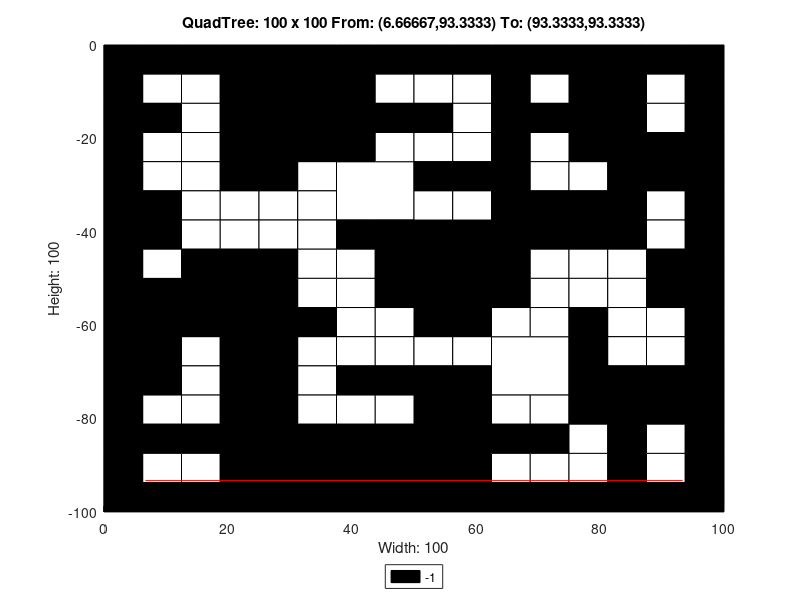

MATLAB code for this plot:
axis([0 100 -100 0]);
title('QuadTree: 100 x 100 From: (6.66667,93.3333) To: (93.3333,93.3333)');
xlabel('Width: 100');
ylabel('Height: 100');
rectangle('Position',[25 -12.5 12.5 12.5], 'FaceColor',[0 0 0]);
rectangle('Position',[25 -25 12.5 12.5], 'FaceColor',[0 0 0]);
rectangle('Position',[37.5 -37.5 12.5 12.5], 'FaceColor',[1 1 1]);
rectangle('Position',[75 -12.5 12.5 12.5], 'FaceColor',[0 0 0]);
rectangle('Position',[75 -25 12.5 12.5], 'FaceColor',[0 0 0]);
rectangle('Position',[50 -50 12.5 12.5], 'FaceColor',[0 0 0]);
rectangle('Position',[0 -62.5 12.5 12.5], 'FaceColor',[0 0 0]);
rectangle('Position',[12.5 -62.5 12.5 12.5], 'FaceColor',[0 0 0]);
rectangle('Position',[0 -75 12.5 12.5], 'FaceColor',[0 0 0]);
rectangle('Position',[25 -100 12.5 12.5], 'FaceColor',[0 0 0]);
rectangle('Position',[37.5 -100 12.5 12.5], 'FaceColor',[0 0 0]);
rectangle('Position',[50 -62.5 12.5 12.5], 'FaceColor',[0 0 0]);
rectangle('Position',[62.5 -75 12.5 12.5], 'FaceColor',[1 1 1]);
rectangle('Position',[50 -87.5 12.5 12.5], 'FaceColor',[0 0 0]);
rectangle('Position',[50 -100 12.5 12.5], 'FaceColor',[0 0 0]);
rectangle('Position',[0 -6.25 6.25 6.25], 'FaceColor',[0 0 0]);
rectangle('Position',[6.25 -6.25 6.25 6.25], 'FaceColor',[0 0 0]);
rectangle('Position',[0 -12.5 6.25 6.25], 'FaceColor',[0 0 0]);
rectangle('Position',[6.25 -12.5 6.25 6.25], 'FaceColor',[1 1 1]);
rectangle('Position',[12.5 -6.25 6.25 6.25], 'FaceColor',[0 0 0]);
rectangle('Position',[18.75 -6.25 6.25 6.25], 'FaceColor',[0 0 0]);
rectangle('Position',[12.5 -12.5 6.25 6.25], 'FaceColor',[1 1 1]);
rectangle('Position',[18.75 -12.5 6.25 6.25], 'FaceColor',[0 0 0]);
rectangle('Position',[0 -18.75 6.25 6.25], 'FaceColor',[0 0 0]);
rectangle('Position',[6.25 -18.75 6.25 6.25], 'FaceColor',[0 0 0]);
rectangle('Position',[0 -25 6.25 6.25], 'FaceColor',[0 0 0]);
rectangle('Position',[6.25 -25 6.25 6.25], 'FaceColor',[1 1 1]);
rectangle('Position',[12.5 -18.75 6.25 6.25], 'FaceColor',[1 1 1]);
rectangle('Position',[18.75 -18.75 6.25 6.25], 'FaceColor',[0 0 0]);
rectangle('Position',[12.5 -25 6.25 6.25], 'FaceColor',[1 1 1]);
rectangle('Position',[18.75 -25 6.25 6.25], 'FaceColor',[0 0 0]);
rectangle('Position',[37.5 -6.25 6.25 6.25], 'FaceColor',[0 0 0]);
rectangle('Position',[43.75 -6.25 6.25 6.25], 'FaceColor',[0 0 0]);
rectangle('Position',[37.5 -12.5 6.25 6.25], 'FaceColor',[0 0 0]);
rectangle('Position',[43.75 -12.5 6.25 6.25], 'FaceColor',[1 1 1]);
rectangle('Position',[37.5 -18.75 6.25 6.25], 'FaceColor',[0 0 0]);
rectangle('Position',[43.75 -18.75 6.25 6.25], 'FaceColor',[0 0 0]);
rectangle('Position',[37.5 -25 6.25 6.25], 'FaceColor',[0 0 0]);
rectangle('Position',[43.75 -25 6.25 6.25], 'FaceColor',[1 1 1]);
rectangle('Position',[0 -31.25 6.25 6.25], 'FaceColor',[0 0 0]);
rectangle('Position',[6.25 -31.25 6.25 6.25], 'FaceColor',[1 1 1]);
rectangle('Position',[0 -37.5 6.25 6.25], 'FaceColor',[0 0 0]);
rectangle('Position',[6.25 -37.5 6.25 6.25], 'FaceColor',[0 0 0]);
rectangle('Position',[12.5 -31.25 6.25 6.25], 'FaceColor',[1 1 1]);
rectangle('Position',[18.75 -31.25 6.25 6.25], 'FaceColor',[0 0 0]);
rectangle('Position',[12.5 -37.5 6.25 6.25], 'FaceColor',[1 1 1]);
rectangle('Position',[18.75 -37.5 6.25 6.25], 'FaceColor',[1 1 1]);
rectangle('Position',[0 -43.75 6.25 6.25], 'FaceColor',[0 0 0]);
rectangle('Position',[6.25 -43.75 6.25 6.25], 'FaceColor',[0 0 0]);
rectangle('Position',[0 -50 6.25 6.25], 'FaceColor',[0 0 0]);
rectangle('Position',[6.25 -50 6.25 6.25], 'FaceColor',[1 1 1]);
rectangle('Position',[12.5 -43.75 6.25 6.25], 'FaceColor',[1 1 1]);
rectangle('Position',[18.75 -43.75 6.25 6.25], 'FaceColor',[1 1 1]);
rectangle('Position',[12.5 -50 6.25 6.25], 'FaceColor',[0 0 0]);
rectangle('Position',[18.75 -50 6.25 6.25], 'FaceColor',[0 0 0]);
rectangle('Position',[25 -31.25 6.25 6.25], 'FaceColor',[0 0 0]);
rectangle('Position',[31.25 -31.25 6.25 6.25], 'FaceColor',[1 1 1]);
rectangle('Position',[25 -37.5 6.25 6.25], 'FaceColor',[1 1 1]);
rectangle('Position',[31.25 -37.5 6.25 6.25], 'FaceColor',[1 1 1]);
rectangle('Position',[25 -43.75 6.25 6.25], 'FaceColor',[1 1 1]);
rectangle('Position',[31.25 -43.75 6.25 6.25], 'FaceColor',[1 1 1]);
rectangle('Position',[25 -50 6.25 6.25], 'FaceColor',[0 0 0]);
rectangle('Position',[31.25 -50 6.25 6.25], 'FaceColor',[1 1 1]);
rectangle('Position',[37.5 -43.75 6.25 6.25], 'FaceColor',[0 0 0]);
rectangle('Position',[43.75 -43.75 6.25 6.25], 'FaceColor',[0 0 0]);
rectangle('Position',[37.5 -50 6.25 6.25], 'FaceColor',[1 1 1]);
rectangle('Position',[43.75 -50 6.25 6.25], 'FaceColor',[0 0 0]);
rectangle('Position',[50 -6.25 6.25 6.25], 'FaceColor',[0 0 0]);
rectangle('Position',[56.25 -6.25 6.25 6.25], 'FaceColor',[0 0 0]);
rectangle('Position',[50 -12.5 6.25 6.25], 'FaceColor',[1 1 1]);
rectangle('Position',[56.25 -12.5 6.25 6.25], 'FaceColor',[1 1 1]);
rectangle('Position',[62.5 -6.25 6.25 6.25], 'FaceColor',[0 0 0]);
rectangle('Position',[68.75 -6.25 6.25 6.25], 'FaceColor',[0 0 0]);
rectangle('Position',[62.5 -12.5 6.25 6.25], 'FaceColor',[0 0 0]);
rectangle('Position',[68.75 -12.5 6.25 6.25], 'FaceColor',[1 1 1]);
rectangle('Position',[50 -18.75 6.25 6.25], 'FaceColor',[0 0 0]);
rectangle('Position',[56.25 -18.75 6.25 6.25], 'FaceColor',[1 1 1]);
rectangle('Position',[50 -25 6.25 6.25], 'FaceColor',[1 1 1]);
rectangle('Position',[56.25 -25 6.25 6.25], 'FaceColor',[1 1 1]);
rectangle('Position',[62.5 -18.75 6.25 6.25], 'FaceColor',[0 0 0]);
rectangle('Position',[68.75 -18.75 6.25 6.25], 'FaceColor',[0 0 0]);
rectangle('Position',[62.5 -25 6.25 6.25], 'FaceColor',[0 0 0]);
rectangle('Position',[68.75 -25 6.25 6.25], 'FaceColor',[1 1 1]);
rectangle('Position',[87.5 -6.25 6.25 6.25], 'FaceColor',[0 0 0]);
rectangle('Position',[93.75 -6.25 6.25 6.25], 'FaceColor',[0 0 0]);
rectangle('Position',[87.5 -12.5 6.25 6.25], 'FaceColor',[1 1 1]);
rectangle('Position',[93.75 -12.5 6.25 6.25], 'FaceColor',[0 0 0]);
rectangle('Position',[87.5 -18.75 6.25 6.25], 'FaceColor',[1 1 1]);
rectangle('Position',[93.75 -18.75 6.25 6.25], 'FaceColor',[0 0 0]);
rectangle('Position',[87.5 -25 6.25 6.25], 'FaceColor',[0 0 0]);
rectangle('Position',[93.75 -25 6.25 6.25], 'FaceColor',[0 0 0]);
rectangle('Position',[50 -31.25 6.25 6.25], 'FaceColor',[0 0 0]);
rectangle('Position',[56.25 -31.25 6.25 6.25], 'FaceColor',[0 0 0]);
rectangle('Position',[50 -37.5 6.25 6.25], 'FaceColor',[1 1 1]);
rectangle('Position',[56.25 -37.5 6.25 6.25], 'FaceColor',[1 1 1]);
rectangle('Position',[62.5 -31.25 6.25 6.25], 'FaceColor',[0 0 0]);
rectangle('Position',[68.75 -31.25 6.25 6.25], 'FaceColor',[1 1 1]);
rectangle('Position',[62.5 -37.5 6.25 6.25], 'FaceColor',[0 0 0]);
rectangle('Position',[68.75 -37.5 6.25 6.25], 'FaceColor',[0 0 0]);
rectangle('Position',[62.5 -43.75 6.25 6.25], 'FaceColor',[0 0 0]);
rectangle('Position',[68.75 -43.75 6.25 6.25], 'FaceColor',[0 0 0]);
rectangle('Position',[62.5 -50 6.25 6.25], 'FaceColor',[0 0 0]);
rectangle('Position',[68.75 -50 6.25 6.25], 'FaceColor',[1 1 1]);
rectangle('Position',[75 -31.25 6.25 6.25], 'FaceColor',[1 1 1]);
rectangle('Position',[81.25 -31.25 6.25 6.25], 'FaceColor',[0 0 0]);
rectangle('Position',[75 -37.5 6.25 6.25], 'FaceColor',[0 0 0]);
rectangle('Position',[81.25 -37.5 6.25 6.25], 'FaceColor',[0 0 0]);
rectangle('Position',[87.5 -31.25 6.25 6.25], 'FaceColor',[0 0 0]);
rectangle('Position',[93.75 -31.25 6.25 6.25], 'FaceColor',[0 0 0]);
rectangle('Position',[87.5 -37.5 6.25 6.25], 'FaceColor',[1 1 1]);
rectangle('Position',[93.75 -37.5 6.25 6.25], 'FaceColor',[0 0 0]);
rectangle('Position',[75 -43.75 6.25 6.25], 'FaceColor',[0 0 0]);
rectangle('Position',[81.25 -43.75 6.25 6.25], 'FaceColor',[0 0 0]);
rectangle('Position',[75 -50 6.25 6.25], 'FaceColor',[1 1 1]);
rectangle('Position',[81.25 -50 6.25 6.25], 'FaceColor',[1 1 1]);
rectangle('Position',[87.5 -43.75 6.25 6.25], 'FaceColor',[1 1 1]);
rectangle('Position',[93.75 -43.75 6.25 6.25], 'FaceColor',[0 0 0]);
rectangle('Position',[87.5 -50 6.25 6.25], 'FaceColor',[0 0 0]);
rectangle('Position',[93.75 -50 6.25 6.25], 'FaceColor',[0 0 0]);
rectangle('Position',[12.5 -68.75 6.25 6.25], 'FaceColor',[1 1 1]);
rectangle('Position',[18.75 -68.75 6.25 6.25], 'FaceColor',[0 0 0]);
rectangle('Position',[12.5 -75 6.25 6.25], 'FaceColor',[1 1 1]);
rectangle('Position',[18.75 -75 6.25 6.25], 'FaceColor',[0 0 0]);
rectangle('Position',[25 -56.25 6.25 6.25], 'FaceColor',[0 0 0]);
rectangle('Position',[31.25 -56.25 6.25 6.25], 'FaceColor',[1 1 1]);
rectangle('Position',[25 -62.5 6.25 6.25], 'FaceColor',[0 0 0]);
rectangle('Position',[31.25 -62.5 6.25 6.25], 'FaceColor',[0 0 0]);
rectangle('Position',[37.5 -56.25 6.25 6.25], 'FaceColor',[1 1 1]);
rectangle('Position',[43.75 -56.25 6.25 6.25], 'FaceColor',[0 0 0]);
rectangle('Position',[37.5 -62.5 6.25 6.25], 'FaceColor',[1 1 1]);
rectangle('Position',[43.75 -62.5 6.25 6.25], 'FaceColor',[1 1 1]);
rectangle('Position',[25 -68.75 6.25 6.25], 'FaceColor',[0 0 0]);
rectangle('Position',[31.25 -68.75 6.25 6.25], 'FaceColor',[1 1 1]);
rectangle('Position',[25 -75 6.25 6.25], 'FaceColor',[0 0 0]);
rectangle('Position',[31.25 -75 6.25 6.25], 'FaceColor',[1 1 1]);
rectangle('Position',[37.5 -68.75 6.25 6.25], 'FaceColor',[1 1 1]);
rectangle('Position',[43.75 -68.75 6.25 6.25], 'FaceColor',[1 1 1]);
rectangle('Position',[37.5 -75 6.25 6.25], 'FaceColor',[0 0 0]);
rectangle('Position',[43.75 -75 6.25 6.25], 'FaceColor',[0 0 0]);
rectangle('Position',[0 -81.25 6.25 6.25], 'FaceColor',[0 0 0]);
rectangle('Position',[6.25 -81.25 6.25 6.25], 'FaceColor',[1 1 1]);
rectangle('Position',[0 -87.5 6.25 6.25], 'FaceColor',[0 0 0]);
rectangle('Position',[6.25 -87.5 6.25 6.25], 'FaceColor',[0 0 0]);
rectangle('Position',[12.5 -81.25 6.25 6.25], 'FaceColor',[1 1 1]);
rectangle('Position',[18.75 -81.25 6.25 6.25], 'FaceColor',[0 0 0]);
rectangle('Position',[12.5 -87.5 6.25 6.25], 'FaceColor',[0 0 0]);
rectangle('Position',[18.75 -87.5 6.25 6.25], 'FaceColor',[0 0 0]);
rectangle('Position',[0 -93.75 6.25 6.25], 'FaceColor',[0 0 0]);
rectangle('Position',[6.25 -93.75 6.25 6.25], 'FaceColor',[1 1 1]);
rectangle('Position',[0 -100 6.25 6.25], 'FaceColor',[0 0 0]);
rectangle('Position',[6.25 -100 6.25 6.25], 'FaceColor',[0 0 0]);
rectangle('Position',[12.5 -93.75 6.25 6.25], 'FaceColor',[1 1 1]);
rectangle('Position',[18.75 -93.75 6.25 6.25], 'FaceColor',[0 0 0]);
rectangle('Position',[12.5 -100 6.25 6.25], 'FaceColor',[0 0 0]);
rectangle('Position',[18.75 -100 6.25 6.25], 'FaceColor',[0 0 0]);
rectangle('Position',[25 -81.25 6.25 6.25], 'FaceColor',[0 0 0]);
rectangle('Position',[31.25 -81.25 6.25 6.25], 'FaceColor',[1 1 1]);
rectangle('Position',[25 -87.5 6.25 6.25], 'FaceColor',[0 0 0]);
rectangle('Position',[31.25 -87.5 6.25 6.25], 'FaceColor',[0 0 0]);
rectangle('Position',[37.5 -81.25 6.25 6.25], 'FaceColor',[1 1 1]);
rectangle('Position',[43.75 -81.25 6.25 6.25], 'FaceColor',[1 1 1]);
rectangle('Position',[37.5 -87.5 6.25 6.25], 'FaceColor',[0 0 0]);
rectangle('Position',[43.75 -87.5 6.25 6.25], 'FaceColor',[0 0 0]);
rectangle('Position',[62.5 -56.25 6.25 6.25], 'FaceColor',[0 0 0]);
rectangle('Position',[68.75 -56.25 6.25 6.25], 'FaceColor',[1 1 1]);
rectangle('Position',[62.5 -62.5 6.25 6.25], 'FaceColor',[1 1 1]);
rectangle('Position',[68.75 -62.5 6.25 6.25], 'FaceColor',[1 1 1]);
rectangle('Position',[50 -68.75 6.25 6.25], 'FaceColor',[1 1 1]);
rectangle('Position',[56.25 -68.75 6.25 6.25], 'FaceColor',[1 1 1]);
rectangle('Position',[50 -75 6.25 6.25], 'FaceColor',[0 0 0]);
rectangle('Position',[56.25 -75 6.25 6.25], 'FaceColor',[0 0 0]);
rectangle('Position',[75 -56.25 6.25 6.25], 'FaceColor',[1 1 1]);
rectangle('Position',[81.25 -56.25 6.25 6.25], 'FaceColor',[1 1 1]);
rectangle('Position',[75 -62.5 6.25 6.25], 'FaceColor',[0 0 0]);
rectangle('Position',[81.25 -62.5 6.25 6.25], 'FaceColor',[1 1 1]);
rectangle('Position',[87.5 -56.25 6.25 6.25], 'FaceColor',[0 0 0]);
rectangle('Position',[93.75 -56.25 6.25 6.25], 'FaceColor',[0 0 0]);
rectangle('Position',[87.5 -62.5 6.25 6.25], 'FaceColor',[1 1 1]);
rectangle('Position',[93.75 -62.5 6.25 6.25], 'FaceColor',[0 0 0]);
rectangle('Position',[75 -68.75 6.25 6.25], 'FaceColor',[0 0 0]);
rectangle('Position',[81.25 -68.75 6.25 6.25], 'FaceColor',[1 1 1]);
rectangle('Position',[75 -75 6.25 6.25], 'FaceColor',[0 0 0]);
rectangle('Position',[81.25 -75 6.25 6.25], 'FaceColor',[0 0 0]);
rectangle('Position',[87.5 -68.75 6.25 6.25], 'FaceColor',[1 1 1]);
rectangle('Position',[93.75 -68.75 6.25 6.25], 'FaceColor',[0 0 0]);
rectangle('Position',[87.5 -75 6.25 6.25], 'FaceColor',[0 0 0]);
rectangle('Position',[93.75 -75 6.25 6.25], 'FaceColor',[0 0 0]);
rectangle('Position',[62.5 -81.25 6.25 6.25], 'FaceColor',[1 1 1]);
rectangle('Position',[68.75 -81.25 6.25 6.25], 'FaceColor',[1 1 1]);
rectangle('Position',[62.5 -87.5 6.25 6.25], 'FaceColor',[0 0 0]);
rectangle('Position',[68.75 -87.5 6.25 6.25], 'FaceColor',[0 0 0]);
rectangle('Position',[62.5 -93.75 6.25 6.25], 'FaceColor',[1 1 1]);
rectangle('Position',[68.75 -93.75 6.25 6.25], 'FaceColor',[1 1 1]);
rectangle('Position',[62.5 -100 6.25 6.25], 'FaceColor',[0 0 0]);
rectangle('Position',[68.75 -100 6.25 6.25], 'FaceColor',[0 0 0]);
rectangle('Position',[75 -81.25 6.25 6.25], 'FaceColor',[0 0 0]);
rectangle('Position',[81.25 -81.25 6.25 6.25], 'FaceColor',[0 0 0]);
rectangle('Position',[75 -87.5 6.25 6.25], 'FaceColor',[1 1 1]);
rectangle('Position',[81.25 -87.5 6.25 6.25], 'FaceColor',[0 0 0]);
rectangle('Position',[87.5 -81.25 6.25 6.25], 'FaceColor',[0 0 0]);
rectangle('Position',[93.75 -81.25 6.25 6.25], 'FaceColor',[0 0 0]);
rectangle('Position',[87.5 -87.5 6.25 6.25], 'FaceColor',[1 1 1]);
rectangle('Position',[93.75 -87.5 6.25 6.25], 'FaceColor',[0 0 0]);
rectangle('Position',[75 -93.75 6.25 6.25], 'FaceColor',[1 1 1]);
rectangle('Position',[81.25 -93.75 6.25 6.25], 'FaceColor',[0 0 0]);
rectangle('Position',[75 -100 6.25 6.25], 'FaceColor',[0 0 0]);
rectangle('Position',[81.25 -100 6.25 6.25], 'FaceColor',[0 0 0]);
rectangle('Position',[87.5 -93.75 6.25 6.25], 'FaceColor',[1 1 1]);
rectangle('Position',[93.75 -93.75 6.25 6.25], 'FaceColor',[0 0 0]);
rectangle('Position',[87.5 -100 6.25 6.25], 'FaceColor',[0 0 0]);
rectangle('Position',[93.75 -100 6.25 6.25], 'FaceColor',[0 0 0]);
X=[93.3333,6.66667];
Y=[-93.3333,-93.3333];
hold on;
plot(X,Y,'r');
legend('-1','Location','southoutside');
